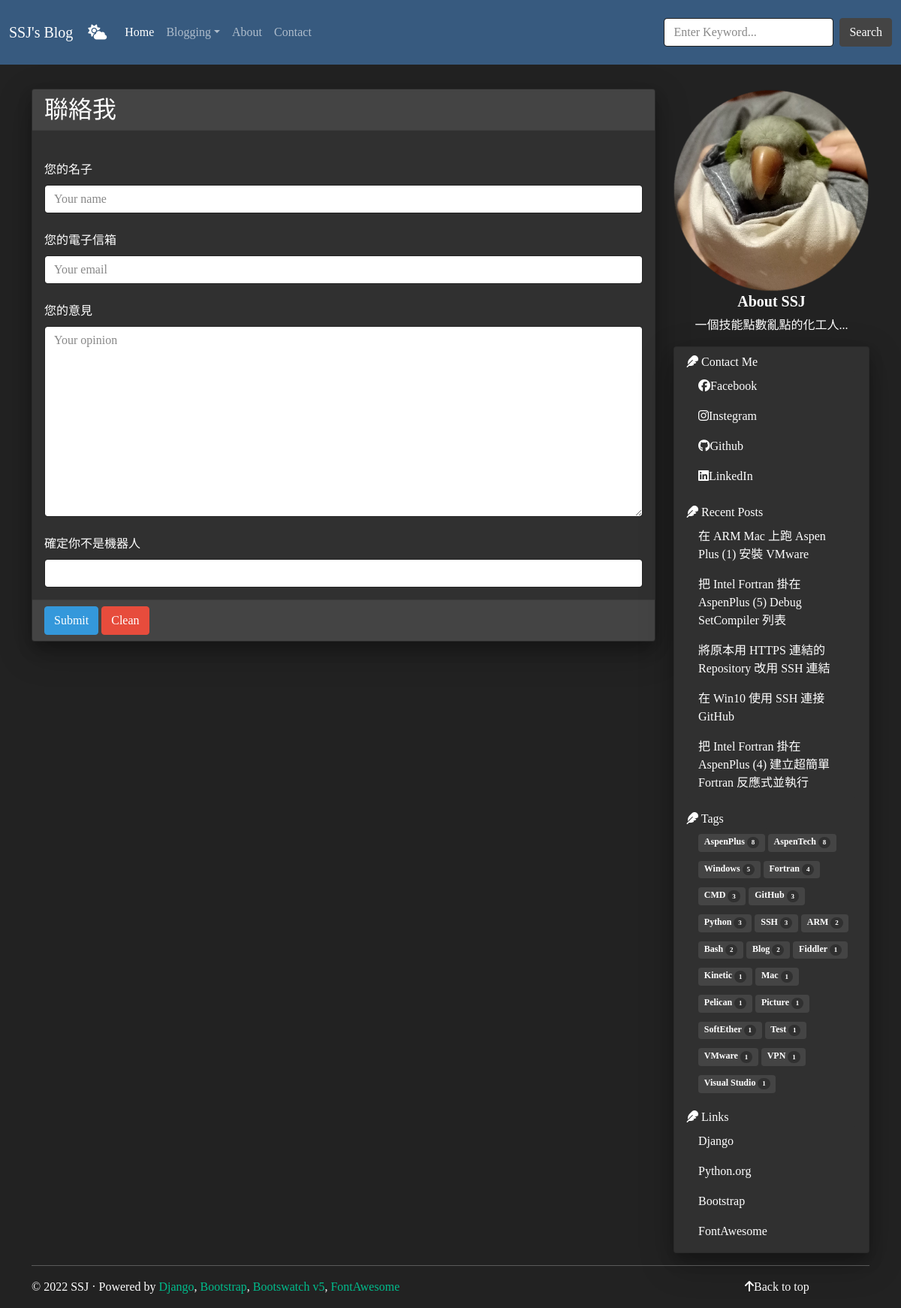
Page /contact/ on the committed database.
### mysite/models.py (models this page shows, shortened)
class Articles(models.Model):
    title = models.CharField(max_length=200)
    slug = models.CharField(unique=True, max_length=200)
    abstract = models.CharField(max_length=200)
    pub_date = models.DateTimeField(default=timezone.now)
    tags = models.ManyToManyField(Tags)
    visible = models.BooleanField(default=False)
    series = models.ForeignKey(Series, on_delete=models.CASCADE, null=True, blank=True)
    body = RichTextField()
    class Meta:
        ordering = ('pub_date',)

class Tags(models.Model):
    name = models.CharField(unique=True, max_length=100)
    class Meta:
        ordering = ('name',)

### mysite/views.py (the view)
    def wrapper(*args, **kwargs):
        request = args[0]
        if request.COOKIES.get('_theme') and request.COOKIES.get('_theme') in ('dark', 'flat'):
            pass
        else:
            request.COOKIES['_theme'] = 'dark'
        response = func(*args, **kwargs)
        return response

### mysite/forms.py
class ContactForm(forms.Form):
    user_name = forms.CharField(max_length=50)
    user_email = forms.EmailField()
    user_message = forms.CharField(widget=forms.Textarea)
    captcha = CaptchaField()
    def __init__(self, *args, **kwargs):
        super(ContactForm, self).__init__(*args, **kwargs)
        self.fields['user_name'].label = '您的名子'
        self.fields['user_email'].label = '您的電子信箱'
        self.fields['user_message'].label = '您的意見'
        self.fields['captcha'].label = '確定你不是機器人'
        for field in iter(self.fields):
            if field == 'user_name':
                self.fields[field].widget.attrs.update({'placeholder': 'Your name'})
            if field == 'user_email':
                self.fields[field].widget.attrs.update({'placeholder': 'Your email'})
            if field == 'user_message':
                self.fields[field].widget.attrs.update({'placeholder': 'Your opinion'})

### mysite/views.py (called while the page is built)
def recent_posts(number=5):
    recent_articles = models.Articles.objects.filter(visible=True).order_by('-pub_date')[0:number]
    return recent_articles

def tags_cloud():
    tags_freq = OrderedDict()
    for tag in models.Tags.objects.all():
        tags_freq[tag.name] = len(models.Articles.objects.filter(tags=tag))
    sorted_dict = sorted(tags_freq.items(), key=lambda x: x[1], reverse=True)
    tags_freq.clear()
    tags_freq.update(sorted_dict)
    return tags_freq

def set_theme_cookie_firsttime(func):
    def wrapper(*args, **kwargs):
        request = args[0]
        if request.COOKIES.get('_theme') and request.COOKIES.get('_theme') in ('dark', 'flat'):
            pass
        else:
            request.COOKIES['_theme'] = 'dark'
        response = func(*args, **kwargs)
        return response
    return wrapper

### templates/contact_page.html (shortened to what this page needs)
{% extends 'base.html' %}
{% block content %}
    <form name="my form" action="." method="post" novalidate>
    {% include 'component/contact/form.html' %}
    </form>
{% endblock %}

### templates/component/sidebar/infobar/recent_posts.html
<li class="list-group-item justify-content-between align-items-center">
    <i class="fas fa-feather"></i>
    Recent Posts
    <ul class="list-group" id="recentposts">
        {% for post in recent_articles %}
            <li class="list-group-item justify-content-between align-items-center"><a
                    href="{% url 'article-url' post.slug %}">{{ post.title }}</a></li>
        {% endfor %}
    </ul>
</li>

### templates/component/sidebar/infobar/tag_cloud.html
<li class="list-group-item justify-content-between align-items-center">
    <i class="fas fa-feather"></i>
    Tags
    <ul id="tags" class="d-inline-flex flex-row list-group ps-3">
        {% for tag_name, tag_freq in tags_classified.items %}
            <li class="list-group-item d-flex justify-content-between align-items-end ps-0 pe-1 pb-1">
                <a class="badge bg-secondary" href="{% url 'tag-url' tag_name %}">
                    {{ tag_name }}
                    <span class="badge rounded-pill bg-dark">{{ tag_freq }}</span>
                </a>
            </li>
        {% endfor %}
    </ul>
</li>

### rows in the picture
Articles: title "在 ARM Mac 上跑 Aspen Plus (1) 安裝 VMware"
Articles: title "把 Intel Fortran 掛在 AspenPlus (5) Debug SetCompiler 列表"
Articles: title "將原本用 HTTPS 連結的 Repository 改用 SSH 連結"
Articles: title "在 Win10 使用 SSH 連接 GitHub"
Articles: title "把 Intel Fortran 掛在 AspenPlus (4) 建立超簡單 Fortran 反應式並執行"
Tags: tags_classified "AspenPlus"
Tags: tags_classified "AspenTech"
Tags: tags_classified "Windows"
Tags: tags_classified "Fortran"
Tags: tags_classified "CMD"
Tags: tags_classified "GitHub"
Tags: tags_classified "Python"
Tags: tags_classified "SSH"
Tags: tags_classified "ARM"
Tags: tags_classified "Bash"
Tags: tags_classified "Blog"
Tags: tags_classified "Fiddler"
Tags: tags_classified "Kinetic"
Tags: tags_classified "Mac"
Tags: tags_classified "Pelican"
Tags: tags_classified "Picture"
Tags: tags_classified "SoftEther"
Tags: tags_classified "Test"
Tags: tags_classified "VMware"
Tags: tags_classified "VPN"
Tags: tags_classified "Visual Studio"

### other values in the picture
{{ field.label }} "您的名子" "您的電子信箱" "您的意見" "確定你不是機器人"
{{ tag_freq }} "8" "8" "5" "4" "3" "3" "3" "3" "2" "2" "2" "1" "1" "1" "1" "1" "1" "1" "1" "1" "1"
